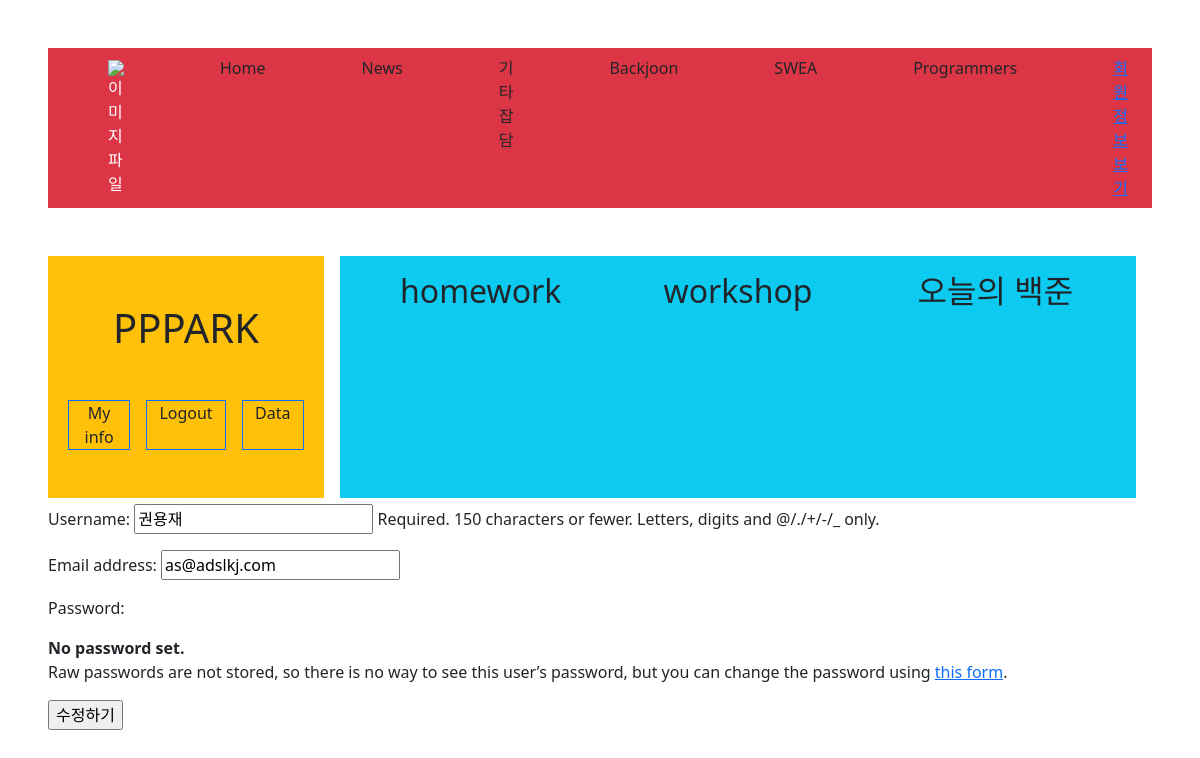
Screenshot of /accounts/2/update/ (signed in) with the database file from the repository.
### accounts/models.py (models this page shows)
class User(AbstractUser):
    pass

### accounts/views.py (the view)
# urls.py: path('<int:id>/update/', views.update, name = 'update'),
def update(request, id):
    if request.method == "POST":
        if request.user.is_superuser == 1:
            user = User.objects.get(id=id)
        if request.user.is_superuser == 0:
            user = request.user
        form = CustomUserChangeForm(request.POST, instance=user)
        if form.is_valid():
            form.save()
        if request.user.is_superuser:
            return redirect("accounts:index")
        else:
            return redirect("articles:home")
    else:
        if request.user.is_superuser == 1:
            user = User.objects.get(id=id)
        if request.user.is_superuser == 0:
            user = request.user
        form = CustomUserChangeForm(instance=user)
    context = {
        'form' : form
    }
    return render(request, 'accounts/update.html', context)

### accounts/forms.py
class CustomUserChangeForm(UserChangeForm):
    class Meta(UserChangeForm.Meta):
        model = get_user_model()
        fields = ('username','email')

### accounts/templates/accounts/update.html (shortened to what this page needs)
{% extends 'base.html' %}
{% block content %}
<form action="#" method="POST">
  {{form.as_p}}
  <input type="submit" value = "수정하기">
</form>
{% endblock content %}

### crud/templates/base.html (shortened to what this page needs)
<html lang="en">
  <head>
    <link href="https://cdn.jsdelivr.net/npm/bootstrap@5.2.0/dist/css/bootstrap.min.css" rel="stylesheet">
  </head>
  <body>
    <div class='mx-5 my-5'>
      <nav class="navbar navbar-expand-lg bg-danger text-white">
        <div class="container-fluid">
          <img src="" alt="이미지 파일" class='mx-5'>
          <div class="collapse navbar-collapse" id="navbarSupportedContent">
            <ul class="navbar-nav me-auto mb-2 mb-lg-0">
              <li class="nav-item mx-5">
                <a href= "{% url 'articles:home' %}" class="text-decoration-none text-dark">Home</a>
              </li>
              <li class="nav-item mx-5">
                <a href="#" class="text-decoration-none text-dark">News</a>
              </li>
              <li class="nav-item mx-5">
                <a href="{% url 'articles:else_board' %}" class="text-decoration-none text-dark">기타 잡담</a>
              </li>
              {% if request.user.is_authenticated %}
              <li class="nav-item mx-5">
                <a href="{% url 'articles:Backjoon_board' %}" class="text-decoration-none text-dark">Backjoon</a>
              </li>
              <li class="nav-item mx-5">
                <a href="{% url 'articles:SWEA_board' %}" class="text-decoration-none text-dark">SWEA</a>
              </li>
              <li class="nav-item mx-5">
                <a href="{% url 'articles:Programmers_board' %}" class="text-decoration-none text-dark">Programmers</a>
              </li>
              {% endif %}
              {% if request.user.is_superuser %}
              <li class="nav-item mx-5">
                <a href="{% url 'accounts:index' %}">회원정보보기</a>
              </li>
              {% endif %}
            </ul>
          </div>
        </div>
      </nav>
      <div class='my-5'>
        <div class="container text-center">
          <div class="row" style="height: 200px;">
            <div class="col col-3 bg-warning text-dark">
              {% if request.user.is_authenticated %}
              <div class='my-5'>
                <div class='my-5'>
                  <h1>{{request.user.username}}</h1>
                </div>
                <div class="container text-center">
                  <div class="row">
                    <div class="col border border-primary mx-2">
                      <a href="{% url 'accounts:update' request.user.id %}" class='text-decoration-none text-dark'>My info</a>
                    </div>
                    <div class="col border border-primary mx-2">
                      <a href= "{% url 'accounts:logout' %}" class='text-decoration-none text-dark'>Logout</a>
                    </div>
                    <div class="col border border-primary mx-2">
                      <div><a href="{% url 'articles:my_article' %}" class='text-decoration-none text-dark'>Data</a></div>
                    </div>
                  </div>
                </div>
              </div>
              {% else %}
              <div class='my-5'>
              {% block login_content %}
              <a href="{% url 'accounts:login' %}" class='text-decoration-none text-dark'><h1>로그인하기</h1></a>
              {% endblock login_content %}
              </div>
              {% endif %}
            </div>
            <div class="col bg-info text-dark mx-3">
              <div class="container text-center">
                <div class="row">
                  <div class="col my-3 mx-3">
                    <h2>homework</h2>
                  </div>
                  <div class="col my-3 mx-3">
                    <h2>workshop</h2>
                  </div>
                  <div class="col my-3 mx-3">
                    <h2>오늘의 백준</h2>
                  </div>
                </div>
              </div>
            </div>
          </div>
        </div>
      </div>
      <div>
      {% block content %}
      {% endblock content %}
      </div>
    </div>
  </body>
</html>

### rows the page displays
User: user.username "PPPARK"
User: username "권용재", email "as@adslkj.com"
